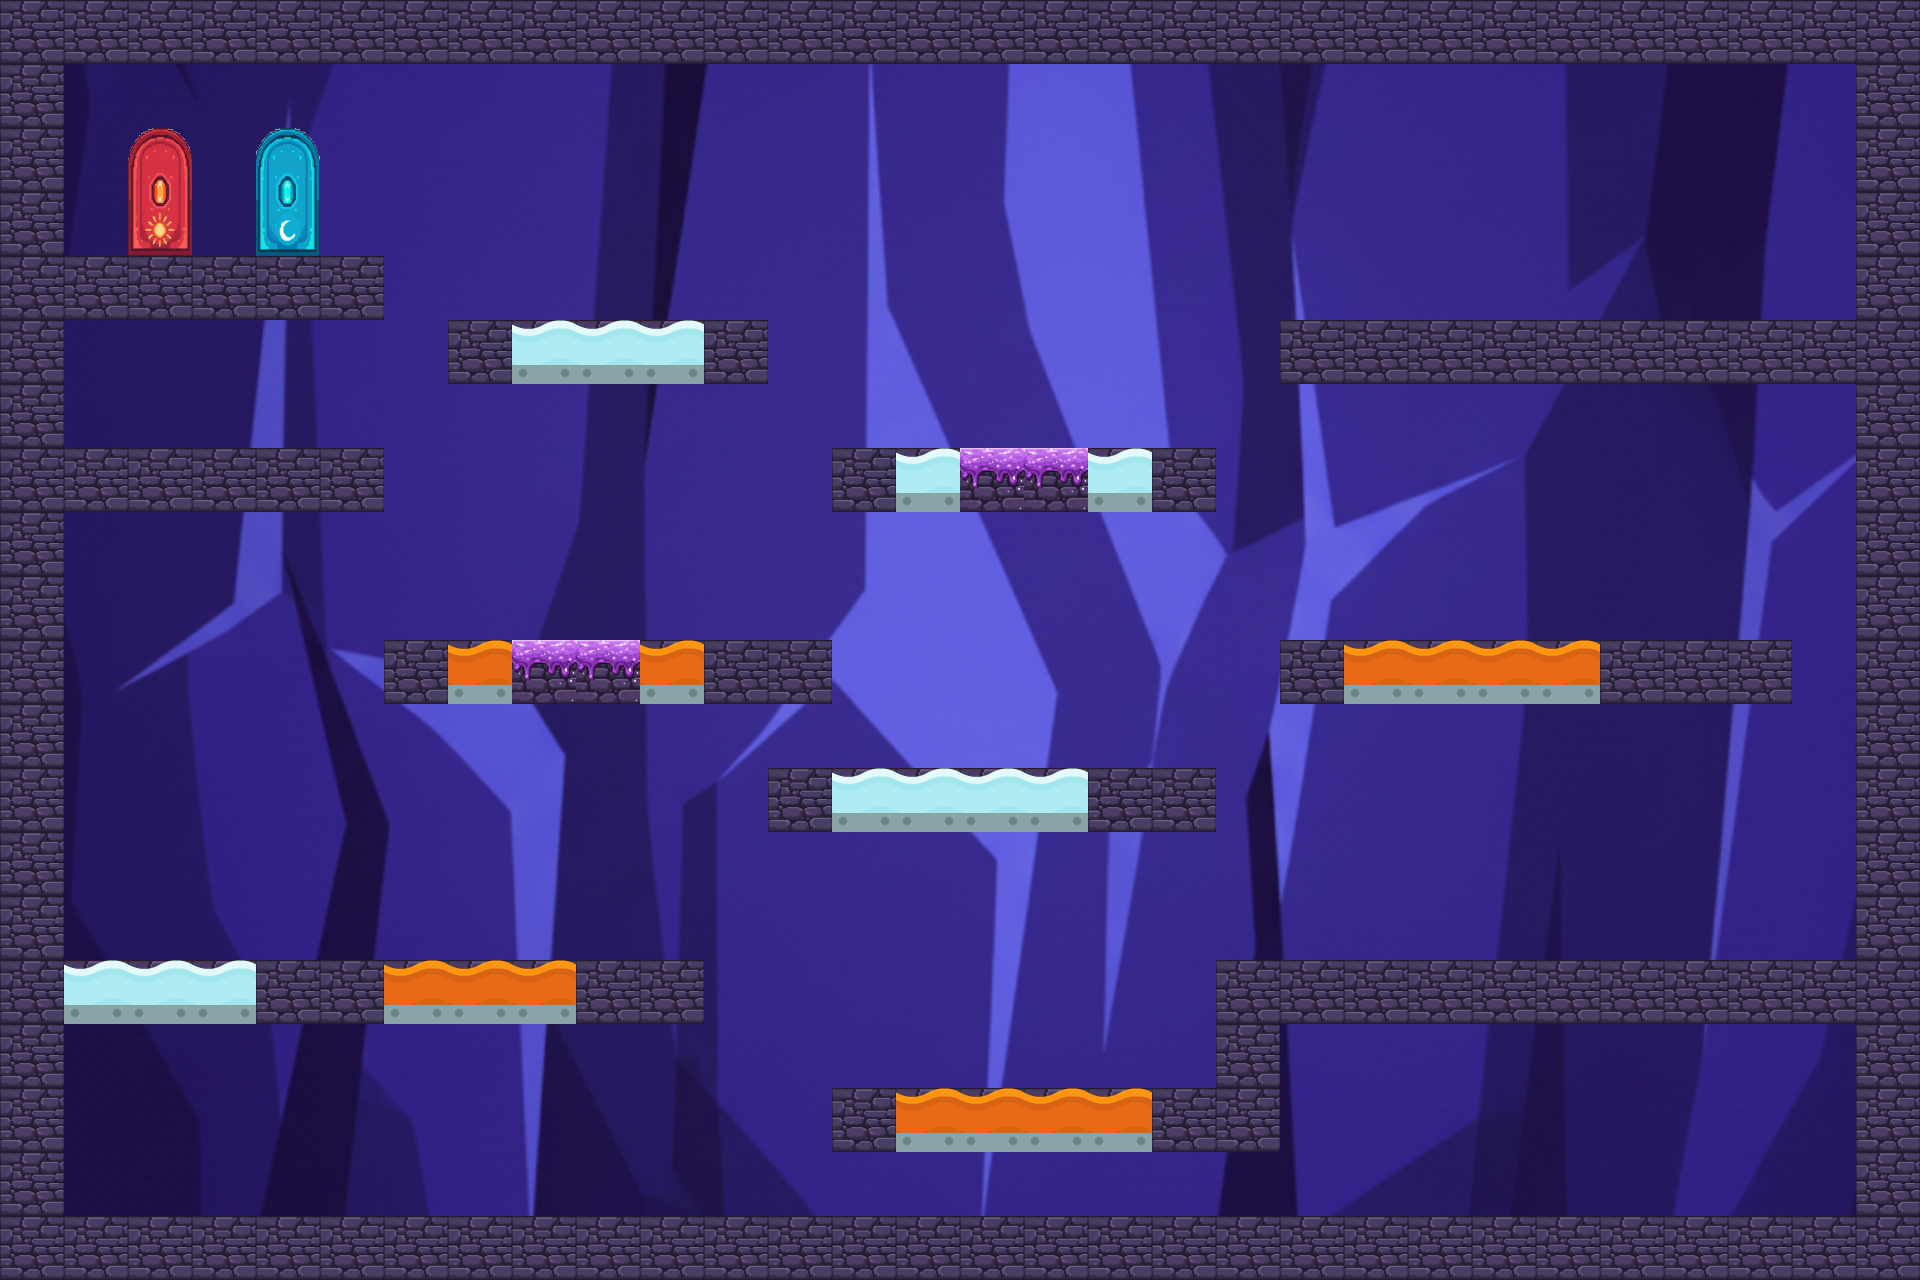

Below is a game level as drawn by its tile map, then a one-line description and the .tmx that defines it (tile-layer data replaced by summaries):
An orthogonal 30x20 tile map with 64x64 px tiles, 6 tile layers (Fondo, Piedra, Agua, Lava, ...), 7 tilesets and 60 objects.

<map version="1.10" tiledversion="1.11.2" orientation="orthogonal" renderorder="right-down" width="30" height="20" tilewidth="64" tileheight="64" infinite="0" nextlayerid="18" nextobjectid="73">
 <tileset firstgid="1" source="FondoRocoso.tsx" />
 <tileset firstgid="811" source="Piedra.tsx" />
 <tileset firstgid="812" source="lava.tsx" />
 <tileset firstgid="813" source="agua.tsx" />
 <tileset firstgid="814" source="puertaLuna.tsx" />
 <tileset firstgid="816" source="puertaSol.tsx" />
 <tileset firstgid="818" source="Peligro.tsx" />
 <layer id="2" name="Fondo" width="30" height="20">
  <data>[600 cells, 600 non-empty, 600 distinct tile ids]</data>
 </layer>
 <layer id="3" name="Piedra" width="30" height="20">
  <data>[600 cells, 176 non-empty, 1 distinct tile ids]</data>
 </layer>
 <layer id="4" name="Agua" width="30" height="20">
  <data>[600 cells, 12 non-empty, 1 distinct tile ids]</data>
 </layer>
 <layer id="5" name="Lava" width="30" height="20">
  <data>[600 cells, 13 non-empty, 1 distinct tile ids]</data>
 </layer>
 <layer id="16" name="PeligroComun" width="30" height="20">
  <data>[600 cells, 4 non-empty, 1 distinct tile ids]</data>
 </layer>
 <layer id="6" name="Puerta" width="30" height="20">
  <data>[600 cells, 4 non-empty, 4 distinct tile ids]</data>
 </layer>
 <objectgroup id="8" name="Colisiones">
  <object id="1" x="0" y="-2.61118" width="1919.22" height="67.8907" />
  <object id="2" x="-8.61118" y="-4.72236" width="73.113" height="1287.31" />
  <object id="3" x="5.22236" y="1216.81" width="1921.83" height="65.2795" />
  <object id="4" x="1851.33" y="2.61118" width="73.113" height="1274.26" />
  <object id="5" x="39.1677" y="256.284" width="345.12" height="64.8907" />
  <object id="6" x="63.8907" y="448.012" width="318.286" height="65.2795" />
  <object id="7" x="1284.7" y="318.564" width="566.626" height="65.2795" />
  <object id="8" x="445.333" y="320.667" width="68" height="63" />
  <object id="10" x="705" y="321.5" width="63" height="60.5" />
  <object id="15" x="513.333" y="338.667" width="192.667" height="44" />
  <object id="16" x="833.333" y="446.667" width="63.3333" height="63.3333" />
  <object id="17" x="1151.33" y="449.333" width="65.3333" height="62.6667" />
  <object id="18" x="897.333" y="472" width="256.667" height="37.3333" />
  <object id="19" x="1599" y="641" width="194" height="62" />
  <object id="21" x="1281.5" y="641" width="63.5" height="61" />
  <object id="23" x="1344.5" y="661.5" width="259" height="41" />
  <object id="24" x="383" y="639" width="65" height="65" />
  <object id="25" x="447" y="658" width="257.75" height="44" />
  <object id="26" x="705.5" y="640" width="127.5" height="63" />
  <object id="27" x="769" y="768.5" width="63" height="62" />
  <object id="28" x="831" y="788.5" width="261" height="42.5" />
  <object id="29" x="1088" y="769" width="127.5" height="61.5" />
  <object id="30" x="1217.5" y="960.5" width="643.5" height="62.5" />
  <object id="31" x="1217.33" y="960.667" width="60" height="189.333" />
  <object id="32" x="1153.33" y="1089.33" width="68.6667" height="60" />
  <object id="33" x="833.333" y="1088.67" width="63.3333" height="60" />
  <object id="34" x="894" y="1112" width="264" height="37.3333" />
  <object id="36" x="577.667" y="961" width="125.667" height="62.6667" />
  <object id="37" x="383.5" y="977" width="195" height="44" />
  <object id="38" x="256.5" y="960.5" width="127" height="60.5" />
  <object id="39" x="61.5" y="979" width="195.5" height="42" />
 </objectgroup>
 <objectgroup id="17" name="Peligro">
  <object id="69" x="966.667" y="448" width="116" height="24" />
  <object id="72" x="516.667" y="640" width="119.333" height="18" />
 </objectgroup>
 <objectgroup id="11" name="PuertaSol">
  <object id="42" x="128" y="125.333" width="62.6667" height="132.667" />
 </objectgroup>
 <objectgroup id="12" name="PuertaLuna">
  <object id="41" x="258" y="125" width="59" height="133" />
 </objectgroup>
 <objectgroup id="13" name="Estrellas">
  <object id="52" x="900" y="964" width="64" height="66" />
  <object id="53" x="1024" y="970" width="62" height="66" />
  <object id="54" x="84" y="836" width="64" height="66" />
  <object id="55" x="198" y="840" width="72" height="68" />
  <object id="56" x="1406" y="516" width="72" height="64" />
  <object id="57" x="1540" y="512" width="74" height="70" />
  <object id="58" x="964" y="314" width="66" height="84" />
  <object id="59" x="520" y="518" width="64" height="70" />
  <object id="60" x="654" y="518" width="66" height="68" />
  <object id="61" x="958" y="646" width="68" height="64" />
  <object id="62" x="578" y="200" width="70" height="72" />
  <object id="63" x="1658" y="196" width="74" height="60" />
  <object id="64" x="1528" y="192" width="78" height="78" />
  <object id="65" x="1722.67" y="824" width="74.6667" height="78.6667" />
  <object id="66" x="1600" y="832" width="68" height="72" />
 </objectgroup>
 <objectgroup id="14" name="PeligroLava">
  <object id="48" x="1343" y="644.5" width="256.5" height="16" />
  <object id="50" x="383.5" y="962.5" width="197" height="16" />
  <object id="51" x="895.333" y="1091.15" width="259.333" height="19.5152" />
  <object id="70" x="448" y="643" width="62.5" height="15.5" />
  <object id="71" x="640.5" y="644" width="64" height="13.5" />
 </objectgroup>
 <objectgroup id="15" name="PeligroAgua">
  <object id="43" x="510.5" y="323" width="196.5" height="16.5" />
  <object id="45" x="65" y="963.5" width="192" height="15.5" />
  <object id="46" x="831" y="769" width="256.333" height="18" />
  <object id="67" x="896.75" y="451.083" width="62.75" height="21.1667" />
  <object id="68" x="1088.5" y="452.083" width="63" height="19.9167" />
 </objectgroup>
</map>